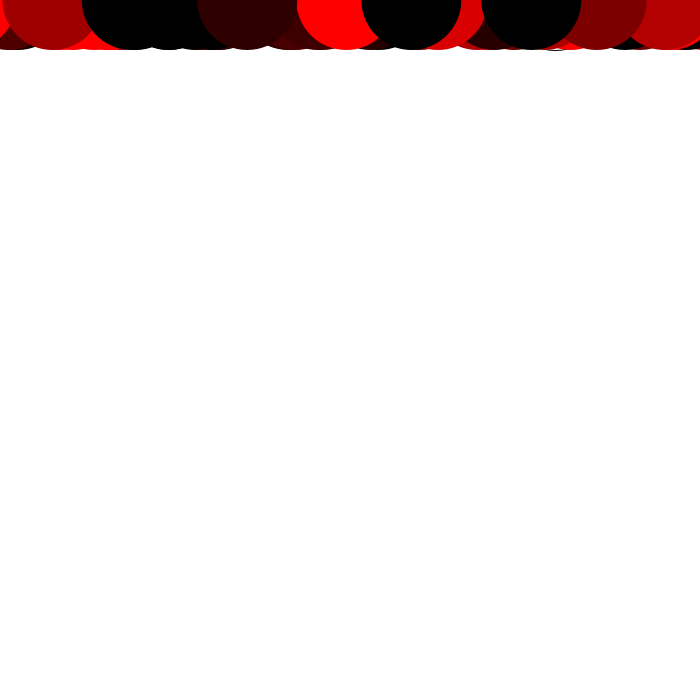
Frame 1 (no input)
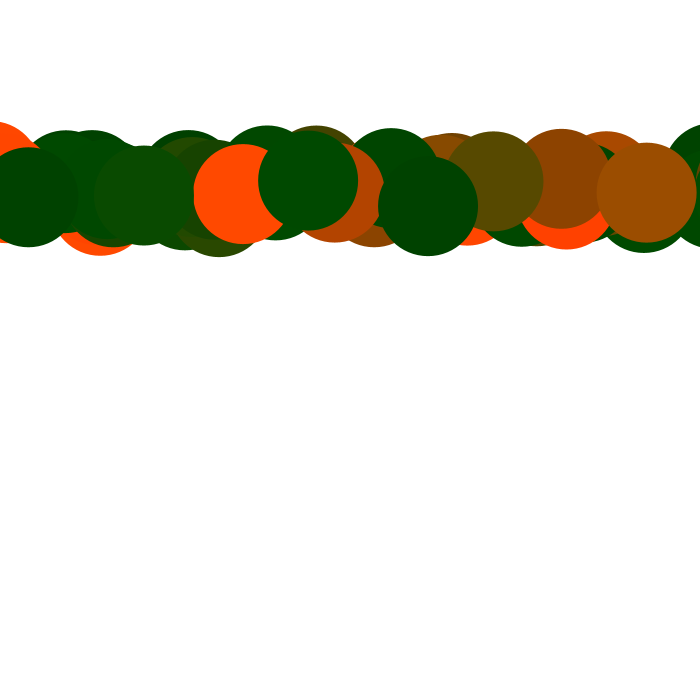
Frame 60 (the mouse pressed at the canvas centre just before this capture)
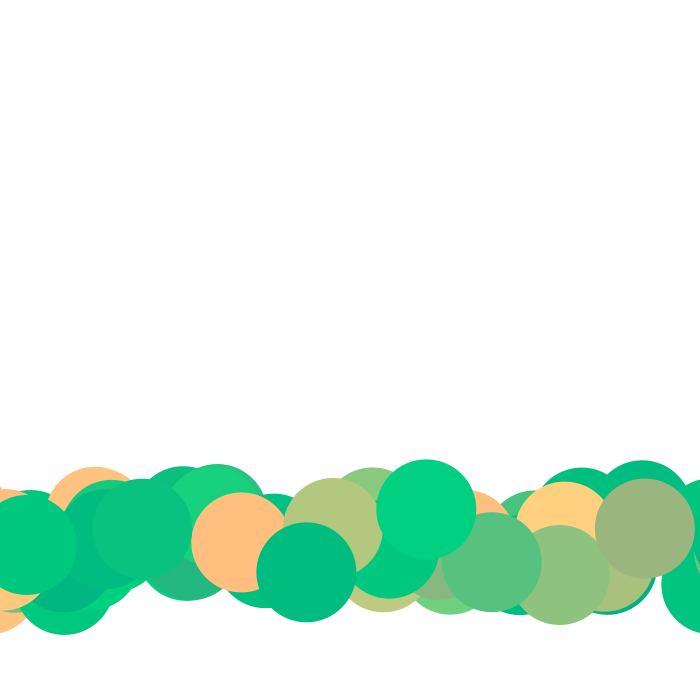
Frame 120 (the mouse held since frame 60 and released just before this capture)

The Processing sketch that drew these frames (run headless with seeded random() and noise(); from frame 60 on, the mouse is pressed at the canvas centre):

// Processing sketch: processing_157076
// ── processing_157076.pde

int ballCount=100;
float[] circleX = new float [ballCount];
float[] circleY = new float [ballCount];
float[] speedY = new float [ballCount];

float[] gravity = new float [ballCount];
float[] speedX = new float[ballCount];
float diam=100;
float[] a = new float[ballCount];
float[] b = new float[ballCount];
float[] c = new float[ballCount];

void setup() {
  size(700, 700);

  for (int i=0; i<ballCount; i++) {
    circleX[i]=random(-width/2, 3*width/2);
    //circleY[i]=random(diam/2, height-diam/2);
    speedY[i]=0;
    speedX[i]=0;

    gravity[i]=0.1;
  }

  
}

void draw() {
  background(255);
  for (int i=0; i<ballCount; i++) {
    ellipse(circleX[i], circleY[i], diam, diam);


     noStroke();
     
      speedX[i]= mouseX - width/2;
      
      println(speedX[i]);
 
      circleY[i] += speedY[i];
      circleX[i] += speedX[i]*0.005;
      speedY[i] += gravity[i]*random(0.4,1.8);
      
      a[i] = map(circleX[i],0,width,0,255);
      b[i] = map(circleY[i],0,width,0,255);
      c[i] = map(speedX[i],-350,350,0,255);
      fill(a[i],b[i],c[i]);

      if (circleY[i]>height-diam/2) {
        circleY[i]=height-diam/2; 
        speedY[i]=-speedY[i]*0.95; 

        if (abs(speedY[i])<2) {
          speedY[i] = 0;
        }
      }


    }
  
}

void mousepressed(){
  
  
  
}
